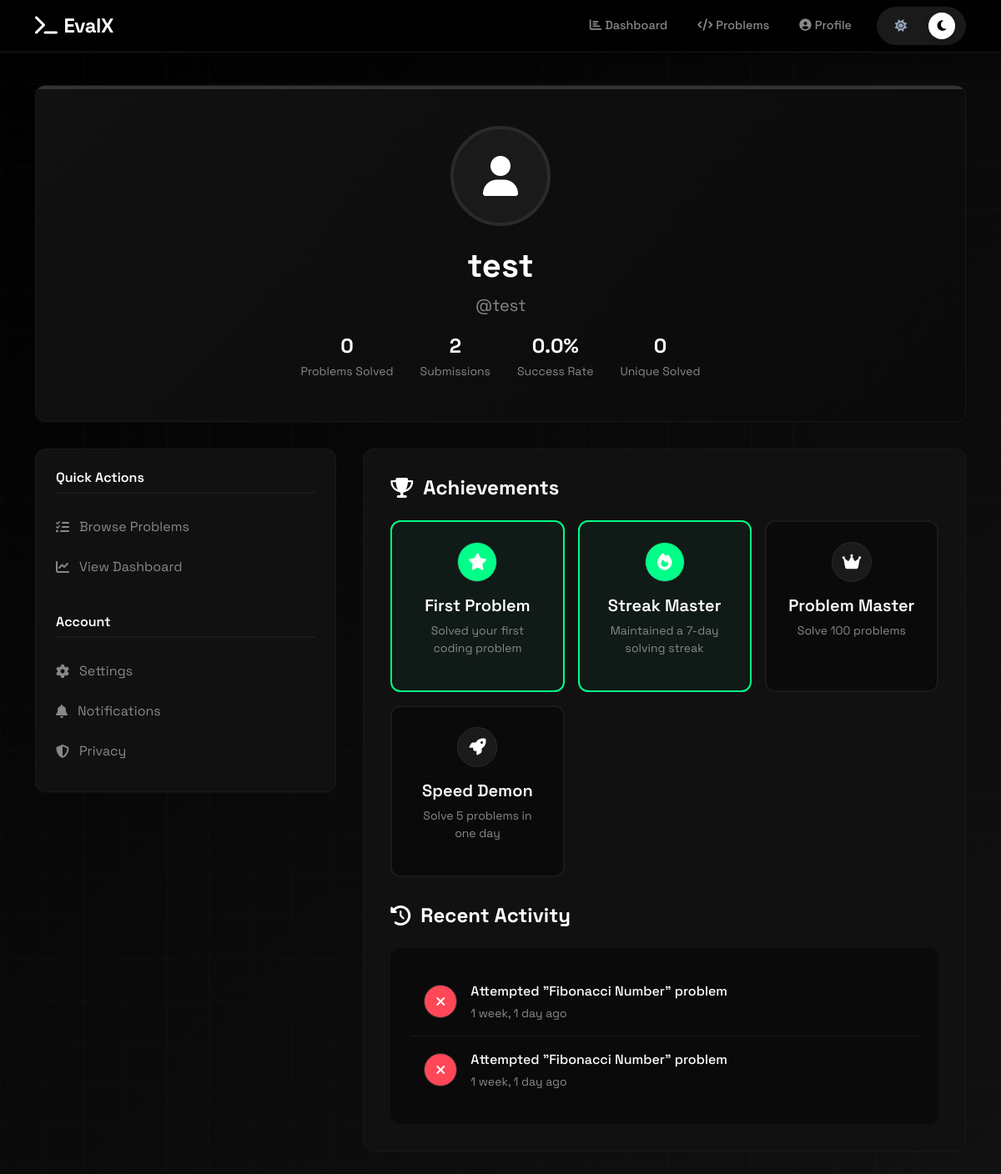
/profile/ (signed in), run on the app's committed database.
### submit/models.py (models this page shows, shortened)
class Submission(models.Model):
    user = models.ForeignKey(
        User,
        on_delete=models.CASCADE,
        related_name='submissions'
    )
    problem = models.ForeignKey(
        'problems.Problem',
        on_delete=models.CASCADE,
        related_name='submissions'
    )
    language = models.CharField(
        max_length=10,
        choices=LanguageChoice.choices
    )
    code = models.TextField()
    status = models.CharField(
        max_length=20,
        choices=SubmissionStatus.choices,
        default=SubmissionStatus.PENDING
    )
    runtime_ms = models.IntegerField(null=True, blank=True)
    memory_kb = models.IntegerField(null=True, blank=True)
    error_message = models.TextField(blank=True)
    tests_passed = models.PositiveIntegerField(default=0)
    tests_total = models.PositiveIntegerField(default=0)
    submitted_at = models.DateTimeField(auto_now_add=True)
    judged_at = models.DateTimeField(null=True, blank=True)
    class Meta:
        ordering = ['-submitted_at']

### problems/models.py (models this page shows, shortened)
class Problem(models.Model):
    class Difficulty(models.TextChoices):
        EASY = 'easy', 'Easy'
        MEDIUM = 'medium', 'Medium'
        HARD = 'hard', 'Hard'
    title = models.CharField(max_length=200)
    slug = models.SlugField(max_length=200, unique=True, blank=True)
    description = models.TextField(help_text="Problem statement in Markdown")
    input_format = models.TextField(blank=True, help_text="Description of input format")
    output_format = models.TextField(blank=True, help_text="Description of output format")
    constraints = models.TextField(blank=True, help_text="Problem constraints")
    difficulty = models.CharField(
        max_length=10,
        choices=Difficulty.choices,
        default=Difficulty.EASY
    )
    tags = models.ManyToManyField(Tag, blank=True, related_name='problems')
    time_limit = models.FloatField(default=2.0, help_text="Time limit in seconds")
    memory_limit = models.IntegerField(default=256, help_text="Memory limit in MB")
    solve_count = models.PositiveIntegerField(default=0)
    attempt_count = models.PositiveIntegerField(default=0)
    created_at = models.DateTimeField(auto_now_add=True)
    updated_at = models.DateTimeField(auto_now=True)
    is_active = models.BooleanField(default=True)
    class Meta:
        ordering = ['difficulty', 'title']

### home/views.py (the view)
# urls.py: path('profile/', views.profile, name='profile'),
@login_required
def profile(request):
    user = request.user
    user_submissions = Submission.objects.filter(user=user)
    solved_problems = user_submissions.filter(
        status=SubmissionStatus.ACCEPTED
    ).values('problem').distinct().count()
    total_submissions = user_submissions.count()
    accepted_count = user_submissions.filter(status=SubmissionStatus.ACCEPTED).count()
    success_rate = round((accepted_count / total_submissions * 100), 1) if total_submissions > 0 else 0
    recent_submissions = user_submissions.select_related('problem').order_by('-submitted_at')[:5]
    context = {
        'solved_problems': solved_problems,
        'total_submissions': total_submissions,
        'success_rate': success_rate,
        'recent_submissions': recent_submissions,
    }
    return render(request, 'home/profile.html', context)

### home/templates/home/profile.html (shortened to what this page needs)
{% extends 'home/base.html' %}
{% block content %}
<div class="profile-container">
    <div class="container">
        <div class="profile-header">
            <div class="profile-avatar">
                <i class="fas fa-user"></i>
            </div>
            <h1 class="profile-name">{{ user.get_full_name|default:user.username }}</h1>
            <p class="profile-username">@{{ user.username }}</p>
            <div class="profile-stats">
                <div class="profile-stat">
                    <span class="stat-number">{{ solved_problems }}</span>
                    <span class="stat-label">Problems Solved</span>
                </div>
                <div class="profile-stat">
                    <span class="stat-number">{{ total_submissions }}</span>
                    <span class="stat-label">Submissions</span>
                </div>
                <div class="profile-stat">
                    <span class="stat-number">{{ success_rate }}%</span>
                    <span class="stat-label">Success Rate</span>
                </div>
                <div class="profile-stat">
                    <span class="stat-number">{{ solved_problems }}</span>
                    <span class="stat-label">Unique Solved</span>
                </div>
            </div>
        </div>
        <div class="profile-content">
            <div class="profile-sidebar">
                <div class="sidebar-section">
                    <h5 class="sidebar-title">Quick Actions</h5>
                    <a href="{% url 'problems:problem_list' %}" class="sidebar-item">
                        <i class="fas fa-tasks"></i>
                        Browse Problems
                    </a>
                    <a href="{% url 'home:dashboard' %}" class="sidebar-item">
                        <i class="fas fa-chart-line"></i>
                        View Dashboard
                    </a>
                </div>
                <div class="sidebar-section">
                    <h5 class="sidebar-title">Account</h5>
                    <a href="#" class="sidebar-item">
                        <i class="fas fa-cog"></i>
                        Settings
                    </a>
                    <a href="#" class="sidebar-item">
                        <i class="fas fa-bell"></i>
                        Notifications
                    </a>
                    <a href="#" class="sidebar-item">
                        <i class="fas fa-shield-alt"></i>
                        Privacy
                    </a>
                </div>
            </div>
            <div class="profile-main">
                <h3 class="section-title">
                    <i class="fas fa-trophy"></i>
                    Achievements
                </h3>
                <div class="achievement-grid">
                    <div class="achievement-card unlocked">
                        <div class="achievement-icon">
                            <i class="fas fa-star"></i>
                        </div>
                        <h5 class="achievement-title">First Problem</h5>
                        <p class="achievement-description">Solved your first coding problem</p>
                    </div>
                    <div class="achievement-card unlocked">
                        <div class="achievement-icon">
                            <i class="fas fa-fire"></i>
                        </div>
                        <h5 class="achievement-title">Streak Master</h5>
                        <p class="achievement-description">Maintained a 7-day solving streak</p>
                    </div>
                    <div class="achievement-card">
                        <div class="achievement-icon">
                            <i class="fas fa-crown"></i>
                        </div>
                        <h5 class="achievement-title">Problem Master</h5>
                        <p class="achievement-description">Solve 100 problems</p>
                    </div>
                    <div class="achievement-card">
                        <div class="achievement-icon">
                            <i class="fas fa-rocket"></i>
                        </div>
                        <h5 class="achievement-title">Speed Demon</h5>
                        <p class="achievement-description">Solve 5 problems in one day</p>
                    </div>
                </div>
                <h3 class="section-title">
                    <i class="fas fa-history"></i>
                    Recent Activity
                </h3>
                <div class="recent-activity">
                    {% for submission in recent_submissions %}
                    <div class="activity-item">
                        <div class="activity-icon" style="background: {% if submission.status == 'accepted' %}var(--success-color){% else %}var(--danger-color){% endif %}">
                            <i class="fas {% if submission.status == 'accepted' %}fa-check{% else %}fa-times{% endif %}"></i>
                        </div>
                        <div class="activity-content">
                            <div class="activity-text">
                                {% if submission.status == 'accepted' %}Solved{% else %}Attempted{% endif %}
                                "<a href="{% url 'problems:problem_detail' submission.problem.slug %}" style="color: #ffffff; text-decoration: none;">{{ submission.problem.title }}</a>" problem
                            </div>
                            <div class="activity-time">{{ submission.submitted_at|timesince }} ago</div>
                        </div>
                    </div>
                    {% empty %}
                    <div style="text-align: center; padding: 2rem; color: var(--dark-text-secondary);">
                        <i class="fas fa-inbox" style="font-size: 2rem; margin-bottom: 1rem; opacity: 0.5;"></i>
                        <p>No activity yet. Start solving problems!</p>
                    </div>
                    {% endfor %}
                </div>
            </div>
        </div>
    </div>
</div>
{% endblock %}

### home/templates/home/base.html (style rules this page uses)
:root, [data-theme="dark"] { --primary-color: #ffffff; --secondary-color: #e0e0e0; --accent-color: #ffffff; --success-color: #00ff88; --warning-color: #ffaa00; --danger-color: #ff4757; --bg-primary: #000000; --bg-secondary: #0a0a0a; --bg-card: #111111; --bg-surface: #0a0a0a; --border-color: #1a1a1a; --border-light: #2a2a2a; --text-primary: #ffffff; --text-secondary: #888888; --text-muted: #666666; --hover-bg: #1a1a1a; --gradient-bg: linear-gradient(135deg, #000000 0%, #0a0a0a 50%, #111111 100%); --gradient-card: linear-gradient(145deg, #111111 0%, #0a0a0a 100%); --navbar-bg: rgba(0, 0, 0, 0.85); --navbar-border: #1a1a1a; --btn-primary-bg: #ffffff; --btn-primary-text: #000000; --btn-primary-hover: #e0e0e0; --grid-color: rgba(255, 255, 255, 0.02); --shadow: 0 4px 24px rgba(0, 0, 0, 0.5); --shadow-hover: 0 4px 20px rgba(255, 255, 255, 0.1); --border-radius: 12px; }
* { margin: 0; padding: 0; box-sizing: border-box; }
body { font-family: 'Space Grotesk', sans-serif; background: var(--gradient-bg); background-attachment: fixed; color: var(--text-primary); min-height: 100vh; position: relative; transition: background 0.3s ease, color 0.3s ease; }
body::before { content: ''; position: fixed; top: 0; left: 0; width: 100%; height: 100%; background-image: linear-gradient(var(--grid-color) 1px, transparent 1px), linear-gradient(90deg, var(--grid-color) 1px, transparent 1px); background-size: 50px 50px; pointer-events: none; z-index: 0; }
a { color: var(--text-secondary); text-decoration: none; transition: all 0.2s ease; }
[data-theme="dark"] { --dark-bg: var(--bg-primary); --dark-surface: var(--bg-surface); --dark-card: var(--bg-card); --dark-border: var(--border-color); --dark-border-light: var(--border-light); --dark-text: var(--text-primary); --dark-text-secondary: var(--text-secondary); --dark-hover: var(--hover-bg); }

### data on the page
Submission: status "Attempted", problem "Fibonacci Number", submitted_at "1 week, 1 day"
Submission: status "Attempted", problem "Fibonacci Number", submitted_at "1 week, 1 day"

### other printed values
{{ user.get_full_name|default:user.username }} "test"
{{ user.username }} "test"
{{ solved_problems }} "0"
{{ total_submissions }} "2"
{{ success_rate }} "0.0"
